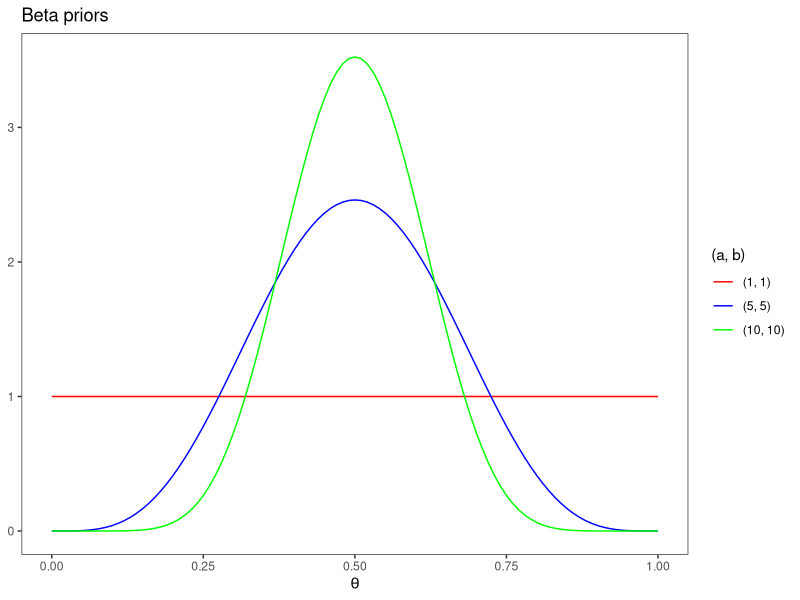
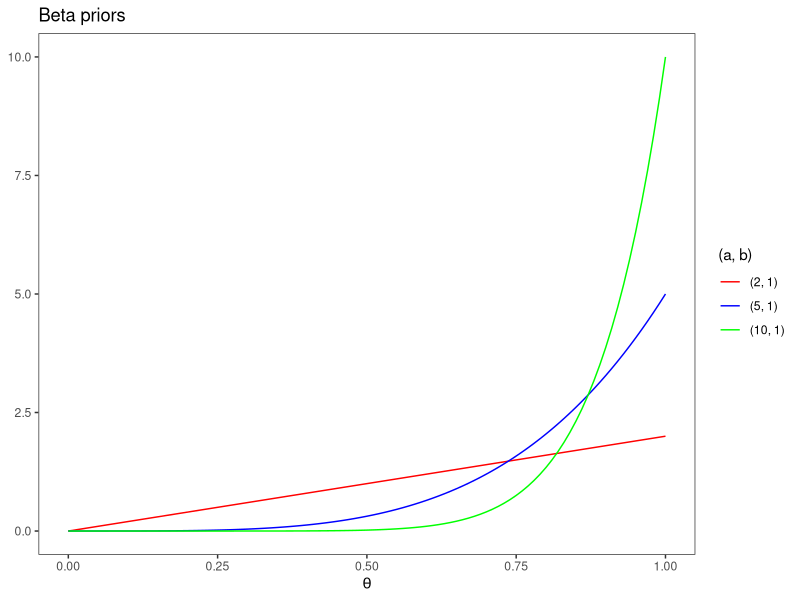
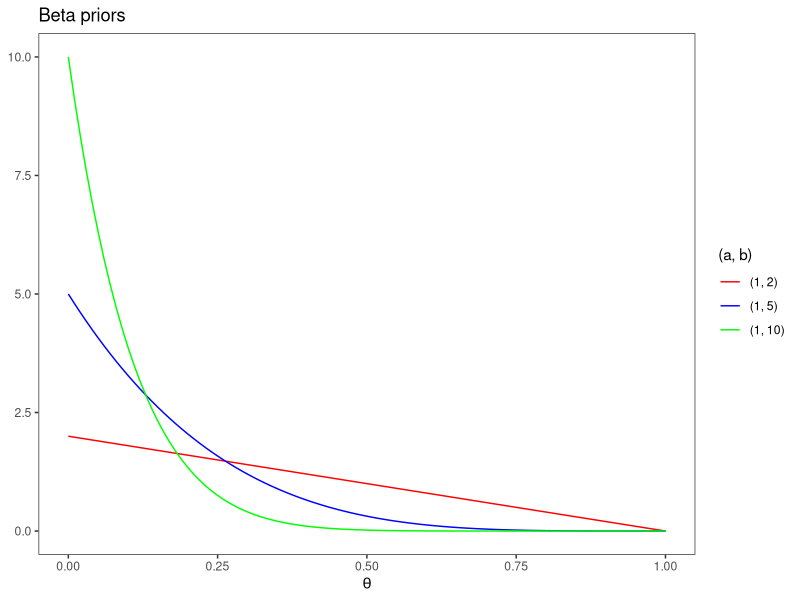
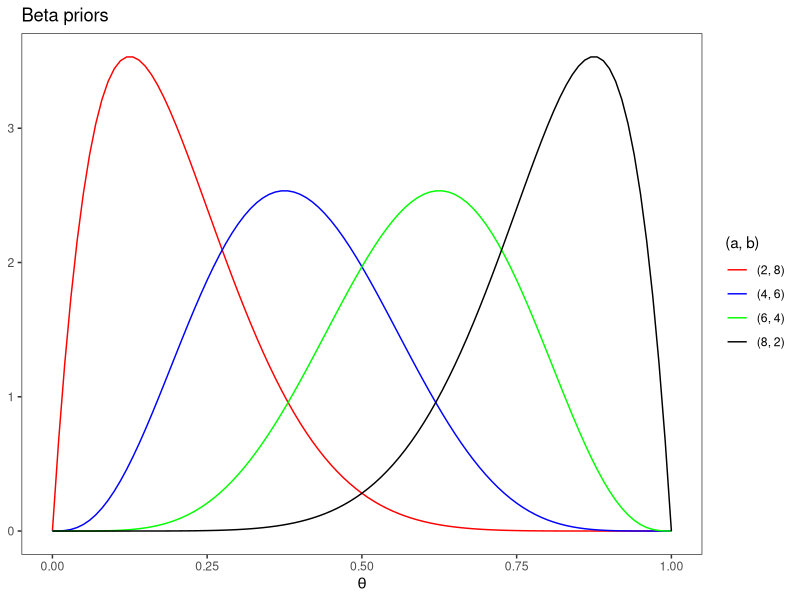
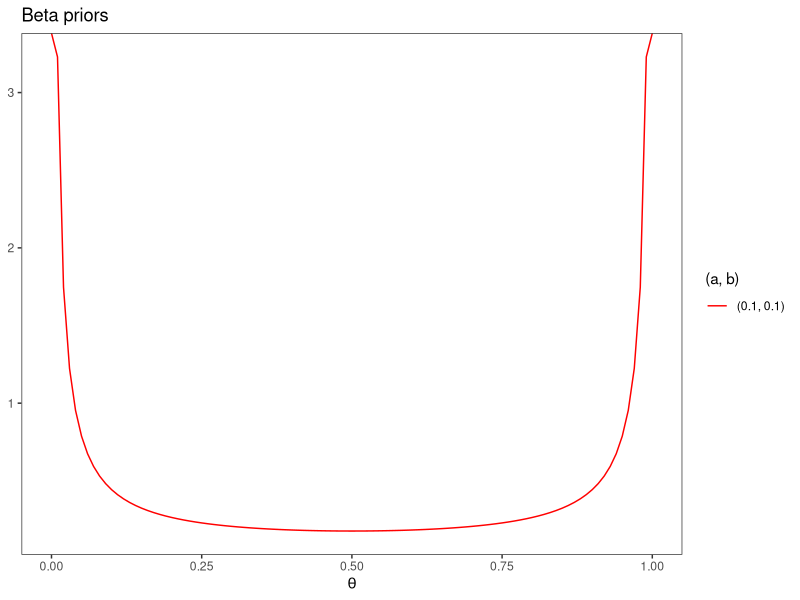
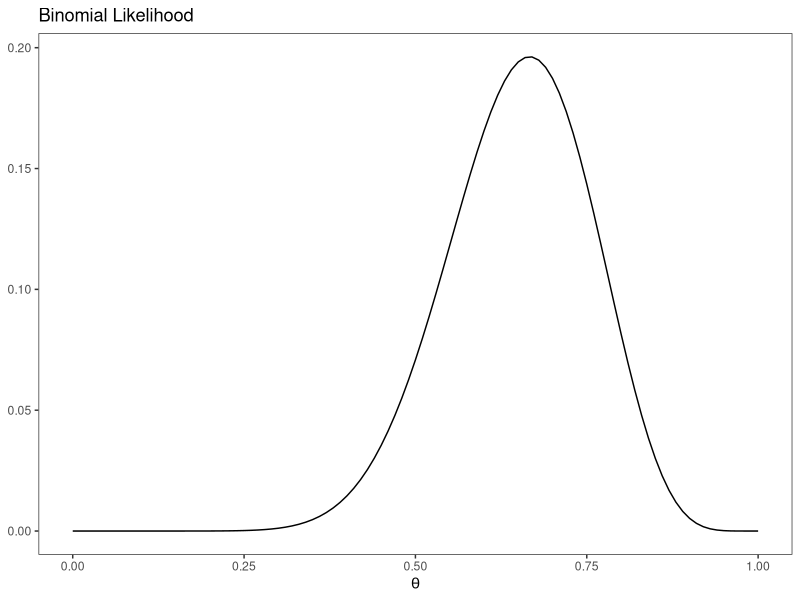
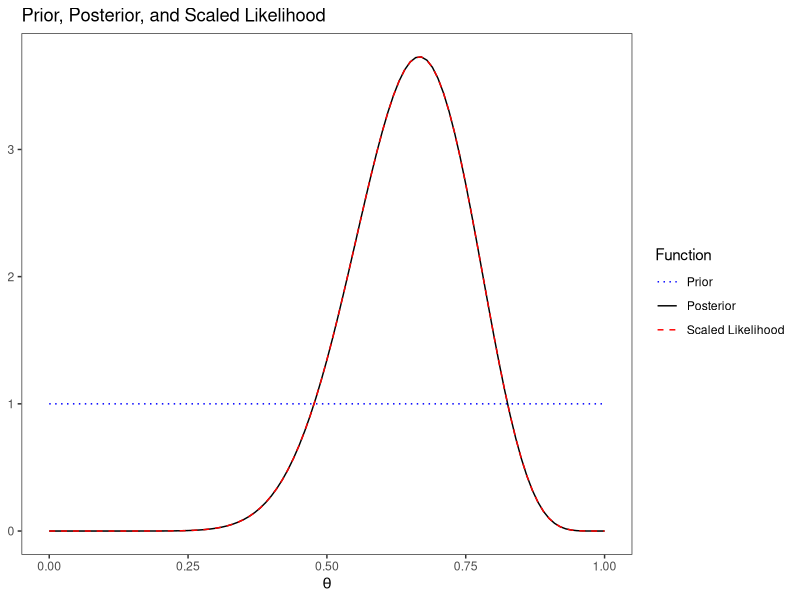
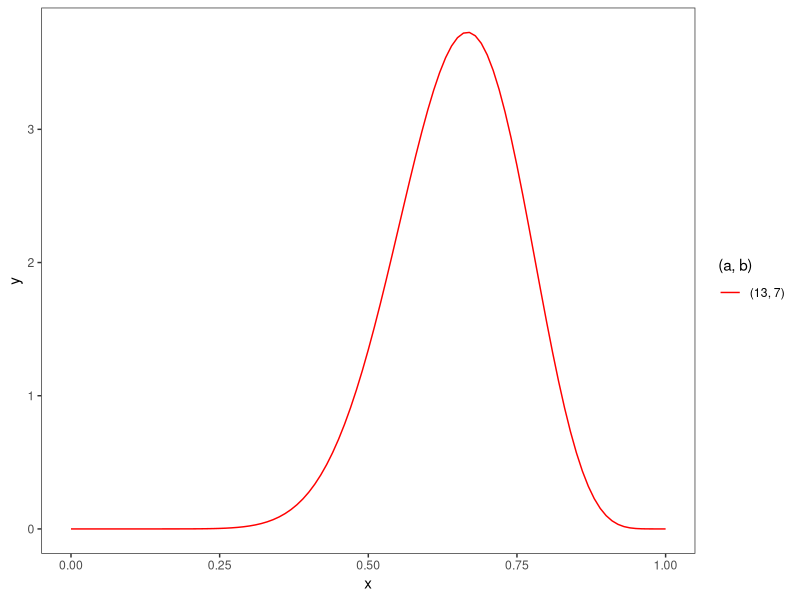

Here is the R script that generated these plots, in order:
## ---- chunk 1
# Load packages
library(ggplot2)
## ---- chunk 2
# bayes_plot_continuous takes a prior function 
# and a likelihood function on a range of values, 
# calculates the posterior, and then plots all three functions.
bayes_plot_continuous <- function(prior, likelihood, from, to) {
    # Calculate the area under the likelihood function (by integration).
    likelihood_area <- integrate(likelihood, from, to)
    
    # Scale the likelihood function by its area.
    likelihood_scaled <- function(theta) {
        likelihood(theta)/likelihood_area$value
    }
    
    # Calculate the numerator of the posterior function.
    posterior_numer <- function(theta) {
        prior(theta) * likelihood(theta)
    }
    
    # Calculate the denominator of the posterior function (by integration).
    posterior_denom <- integrate(posterior_numer, from, to)
    
    # The posterior is just the ratio.
    posterior <- function(theta) {
        posterior_numer(theta)/posterior_denom$value
        }
    
    # Plot the posterior function.
    posterior_plot <- ggplot(NULL, aes(x = x, color = col, linetype = col)) +
        stat_function(data = data.frame(x = c(from, to), col = factor(1)),
                      fun = prior) +
        stat_function(data = data.frame(x = c(from, to), col = factor(2)),
                      fun = posterior) +
        stat_function(data = data.frame(x = c(from, to), col = factor(3)),
                      fun = likelihood_scaled) +
        theme_bw() +
        theme(panel.grid = element_blank()) +
        labs(title = "Prior, Posterior, and Scaled Likelihood",
             x = expression(theta),
             y = NULL) +
        scale_colour_manual(name = "Function",
                            values = c("blue", "black", "red"),
                            labels = c("Prior",
                                       "Posterior",
                                       "Scaled Likelihood")) +
        scale_linetype_manual(name = "Function",
                              values = c("dotted", "solid", "dashed"),
                              labels = c("Prior",
                                         "Posterior",
                                         "Scaled Likelihood"))
    posterior_plot
}
## ---- chunk 3
ggplot(data.frame(x = c(0, 1)), aes(x)) +
    theme_bw() +
    theme(panel.grid = element_blank()) +
    labs(title = "Beta priors",
         x = expression(theta),
         y = NULL) +
    stat_function(fun = dbeta, args = list(shape1 = 1, shape2 = 1),
                  aes(color = "(1, 1)")) +
    stat_function(fun = dbeta, args = list(shape1 = 5, shape2 = 5),
                  aes(color = "(5, 5)")) +
    stat_function(fun = dbeta, args = list(shape1 = 10, shape2 = 10),
                  aes(color = "(10, 10)")) +
    scale_color_manual(name = "(a, b)",
                       values = c("(1, 1)" = "red",
                                  "(5, 5)" = "blue",
                                  "(10, 10)" = "green"),
                       breaks =  c("(1, 1)", "(5, 5)", "(10, 10)"))
## ---- chunk 4
ggplot(data.frame(x = c(0, 1)), aes(x)) +
    theme_bw() +
    theme(panel.grid = element_blank()) +
    labs(title = "Beta priors",
         x = expression(theta),
         y = NULL) +
    stat_function(fun = dbeta, args = list(shape1 = 2, shape2 = 1),
                  aes(color = "(2, 1)")) +
    stat_function(fun = dbeta, args = list(shape1 = 5, shape2 = 1),
                  aes(color = "(5, 1)")) +
    stat_function(fun = dbeta, args = list(shape1 = 10, shape2 = 1),
                  aes(color = "(10, 1)")) +
    scale_color_manual(name = "(a, b)",
                       values = c("(2, 1)" = "red",
                                  "(5, 1)" = "blue",
                                  "(10, 1)" = "green"),
                       breaks =  c("(2, 1)", "(5, 1)", "(10, 1)"))
## ---- chunk 5
ggplot(data.frame(x = c(0, 1)), aes(x)) +
    theme_bw() +
    theme(panel.grid = element_blank()) +
    labs(title = "Beta priors",
         x = expression(theta),
         y = NULL) +
    stat_function(fun = dbeta, args = list(shape1 = 1, shape2 = 2),
                  aes(color = "(1, 2)")) +
    stat_function(fun = dbeta, args = list(shape1 = 1, shape2 = 5),
                  aes(color = "(1, 5)")) +
    stat_function(fun = dbeta, args = list(shape1 = 1, shape2 = 10),
                  aes(color = "(1, 10)")) +
    scale_color_manual(name = "(a, b)",
                       values = c("(1, 2)" = "red",
                                  "(1, 5)" = "blue",
                                  "(1, 10)" = "green"),
                       breaks =  c("(1, 2)", "(1, 5)", "(1, 10)"))
## ---- chunk 6
ggplot(data.frame(x = c(0, 1)), aes(x)) +
    theme_bw() +
    theme(panel.grid = element_blank()) +
    labs(title = "Beta priors",
         x = expression(theta),
         y = NULL) +
    stat_function(fun = dbeta, args = list(shape1 = 2, shape2 = 8),
                  aes(color = "(2, 8)")) +
    stat_function(fun = dbeta, args = list(shape1 = 4, shape2 = 6),
                  aes(color = "(4, 6)")) +
    stat_function(fun = dbeta, args = list(shape1 = 6, shape2 = 4),
                  aes(color = "(6, 4)")) +
    stat_function(fun = dbeta, args = list(shape1 = 8, shape2 = 2),
                  aes(color = "(8, 2)")) +
    scale_color_manual(name = "(a, b)",
                       values = c("(2, 8)" = "red",
                                  "(4, 6)" = "blue",
                                  "(6, 4)" = "green",
                                  "(8, 2)" = "black"),
                       breaks =  c("(2, 8)", "(4, 6)", "(6, 4)", "(8, 2)"))
## ---- chunk 7
ggplot(data.frame(x = c(0, 1)), aes(x)) +
    theme_bw() +
    theme(panel.grid = element_blank()) +
    labs(title = "Beta priors",
         x = expression(theta),
         y = NULL) +
    stat_function(fun = dbeta, args = list(shape1 = 0.1, shape2 = 0.1),
                  aes(color = "(0.1, 0.1)")) +
    scale_color_manual(name = "(a, b)",
                       values = c("(0.1, 0.1)" = "red"),
                       breaks =  c("(0.1, 0.1)"))
## ---- chunk 8
likelihood1 <- function(theta) { dbinom(x = 12, size = 18, prob = theta) }
## ---- chunk 9
likelihood1_plot <- ggplot(data.frame(x = c(0,1)), aes(x = x)) +
    stat_function(fun = likelihood1) +
    theme_bw() +
    theme(panel.grid = element_blank()) +
    labs(title = "Binomial Likelihood",
         x = expression(theta),
         y = NULL)
likelihood1_plot
## ---- chunk 10
prior1 <- function(theta) {dbeta(theta, shape1 = 1, shape2 = 1)}
bayes_plot_continuous(prior1, likelihood1, from = 0, to = 1)
## ---- chunk 11
ggplot(data.frame(x = c(0, 1)), aes(x)) +
    theme_bw() +
    theme(panel.grid = element_blank()) +
    stat_function(fun = dbeta, args = list(shape1 = 13, shape2 = 7),
                  aes(color = "(13, 7)")) +
    scale_color_manual(name = "(a, b)",
                       values = c("(13, 7)" = "red"),
                       breaks =  c("(13, 7)"))
## ---- chunk 12
prior2 <- function(theta) {dbeta(theta, shape1 = 5, shape2 = 5)}
bayes_plot_continuous(prior2, likelihood1, from = 0, to = 1)
## ---- chunk 13
ggplot(data.frame(x = c(0, 1)), aes(x)) +
    theme_bw() +
    theme(panel.grid = element_blank()) +
    labs(title = "Beta prior",
         x = expression(theta),
         y = NULL) +
    stat_function(fun = dbeta, args = list(shape1 = 17, shape2 = 11),
                  aes(color = "(17, 11)")) +
    scale_color_manual(name = "(a, b)",
                       values = c("(17, 11)" = "red"),
                       breaks =  c("(17, 11)"))
## ---- chunk 14
a1 <- 0.25 * (10 - 2) + 1
a1
## ---- chunk 15
b1 <- (1 - 0.25) * (10 - 2) + 1
b1
## ---- chunk 16
ggplot(data.frame(x = c(0, 1)), aes(x)) +
    theme_bw() +
    theme(panel.grid = element_blank()) +
    stat_function(fun = dbeta, args = list(shape1 = 3, shape2 = 7),
                  aes(color = "(3, 7)")) +
    scale_color_manual(name = "(a, b)",
                       values = c("(3, 7)" = "red"),
                       breaks =  c("(3, 7)"))
## ---- chunk 17
a2 <- 0.25 * (20 - 2) + 1
a2
## ---- chunk 18
b2 <- (1 - 0.25) * (20 - 2) + 1
b2
## ---- chunk 19
ggplot(data.frame(x = c(0, 1)), aes(x)) +
    theme_bw() +
    theme(panel.grid = element_blank()) +
    stat_function(fun = dbeta, args = list(shape1 = 5.5, shape2 = 14.5),
                  aes(color = "(5.5, 14.5)")) +
    scale_color_manual(name = "(a, b)",
                       values = c("(5.5, 14.5)" = "red"),
                       breaks =  c("(5.5, 14.5)"))
